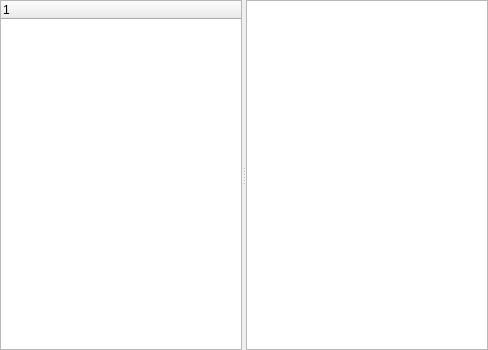
<?xml version="1.0" encoding="UTF-8"?>
<ui version="4.0">
 <class>SendFileWidget</class>
 <widget class="QWidget" name="SendFileWidget">
  <property name="geometry">
   <rect>
    <x>0</x>
    <y>0</y>
    <width>488</width>
    <height>350</height>
   </rect>
  </property>
  <property name="windowTitle">
   <string>Form</string>
  </property>
  <layout class="QGridLayout" name="gridLayout">
   <property name="margin">
    <number>0</number>
   </property>
   <item row="0" column="0">
    <widget class="QSplitter" name="splitter">
     <property name="orientation">
      <enum>Qt::Horizontal</enum>
     </property>
     <widget class="QTreeWidget" name="treeWidget"/>
     <widget class="QListWidget" name="listWidget"/>
    </widget>
   </item>
  </layout>
 </widget>
 <resources/>
 <connections/>
</ui>
